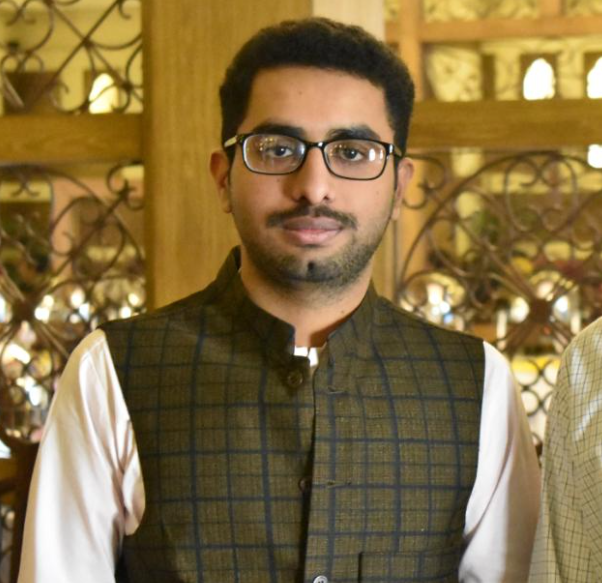
#> input picture Open_CV/Chapter/assets/1.png, 602 x 583 px
$ jupyter execute unit_05.ipynb
#> lines starting #> are read from the running program, lines starting #| are printed output that depends on the picture; after the words box and inside, x2 and y2 are one past the last pixel; in counts of white or black regions, pixels touching at a corner belong together
<h1 style="color:red;">Unit: 05</h1>

## Read, Display, Resize & covertion of Images in (Gray & [black & white]) !
## - Saving images

[cell 1]
import cv2 as cv
import sys
import numpy as np

[cell 2]
# color image !
color_img = cv.imread('assets/1.png')
#> color_img is the input picture: shape (583, 602, 3); mean B, G, R 66.7, 110.3, 132.6

[cell 3]
# Resize image !
color_img = cv.resize(color_img, (500, 400))
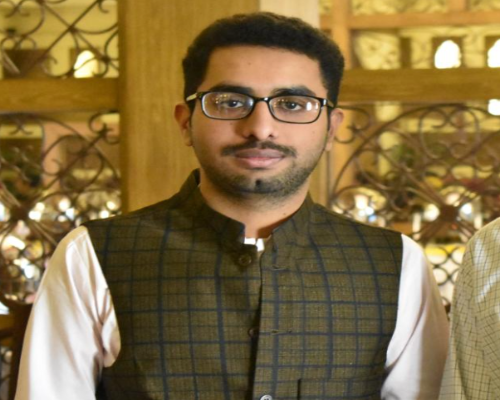
#> color_img: shape (400, 500, 3); mean B, G, R 66.6, 110.2, 132.5

[cell 4]
from cv2 import cvtColor

# gray image !
gray_img = cvtColor(color_img, cv.COLOR_BGR2GRAY)
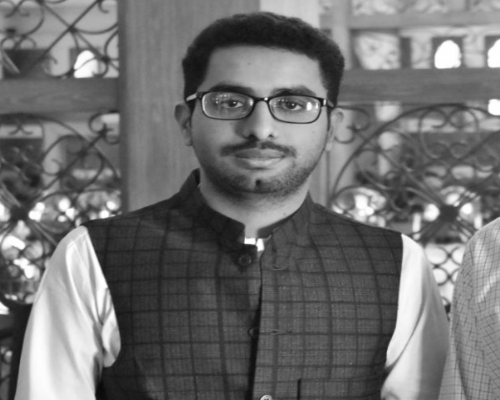
#> gray_img: shape (400, 500); min 9, max 255, mean 111.9

# Black & White.(Binary) image !
(thresh, binary_img) = cv.threshold(gray_img, 127, 155, cv.THRESH_BINARY)
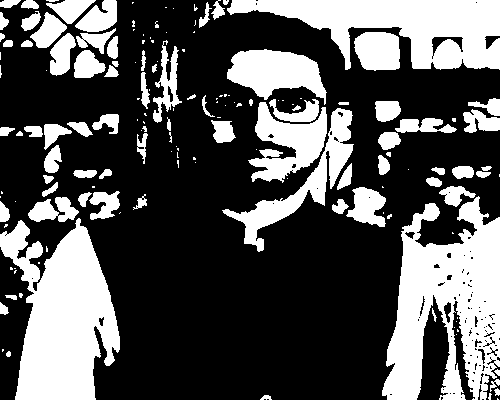
#> binary_img: shape (400, 500); values 0 (black) and 155 (white), 33.5% white; 158 white regions (79 under 20 px), largest, box (x1, y1, x2, y2) and area: (382, 196, 500, 400) 14572, (0, 218, 120, 400) 13377, (227, 0, 500, 70) 10334

[cell 5]
# saving images !
cv.imwrite('assets/gray.png', gray_img)
cv.imwrite('assets/b&w.jpg', binary_img)
#> Out = True

$ run again, with Open_CV/Chapter/assets/f.png copied over Open_CV/Chapter/assets/1.png
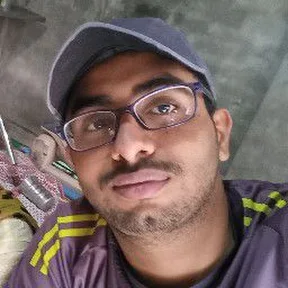
#> input picture Open_CV/Chapter/assets/f.png, 288 x 288 px
#> color_img is the input picture: shape (288, 288, 3); mean B, G, R 98.8, 103.1, 120.5
#> color_img: shape (400, 500, 3)
#> `gray_img = cvtColor(color_img, cv.COLOR_BGR2GRAY)`:
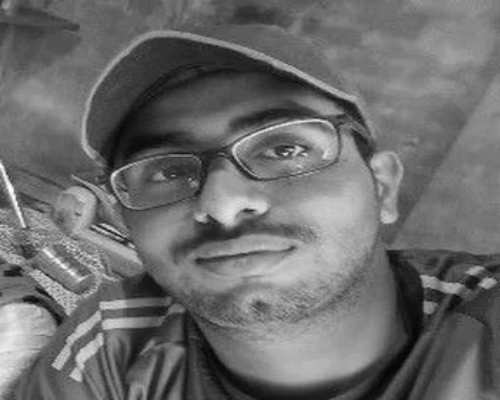
#> gray_img: shape (400, 500); min 2, max 254, mean 107.7
#> `(thresh, binary_img) = cv.threshold(gray_img, 127, 155, cv.THRESH_BINA..`:
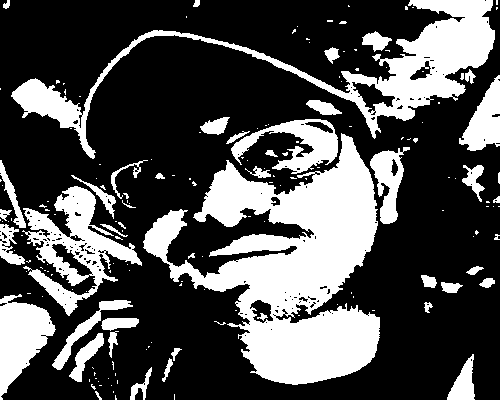
#> binary_img: shape (400, 500); values 0 (black) and 155 (white), 31.3% white; 174 white regions (127 under 20 px), largest, box (x1, y1, x2, y2) and area: (143, 133, 380, 385) 27730, (11, 0, 495, 159) 12447, (22, 186, 142, 316) 5506
#> Out = True
